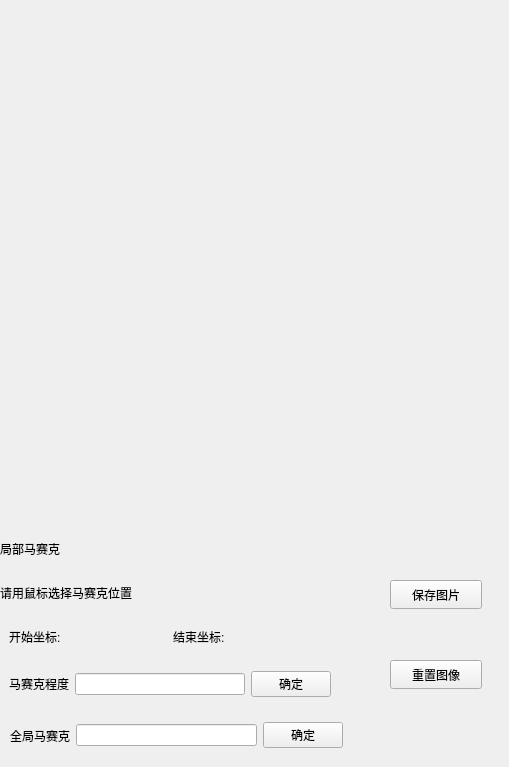
<?xml version="1.0" encoding="UTF-8"?>
<ui version="4.0">
 <class>Mosaic</class>
 <widget class="QWidget" name="Mosaic">
  <property name="geometry">
   <rect>
    <x>0</x>
    <y>0</y>
    <width>509</width>
    <height>767</height>
   </rect>
  </property>
  <property name="windowTitle">
   <string>Form</string>
  </property>
  <widget class="QPushButton" name="btn_reset">
   <property name="geometry">
    <rect>
     <x>390</x>
     <y>660</y>
     <width>92</width>
     <height>29</height>
    </rect>
   </property>
   <property name="text">
    <string>重置图像</string>
   </property>
  </widget>
  <widget class="QPushButton" name="btn_save">
   <property name="geometry">
    <rect>
     <x>390</x>
     <y>580</y>
     <width>92</width>
     <height>29</height>
    </rect>
   </property>
   <property name="text">
    <string>保存图片</string>
   </property>
  </widget>
  <widget class="QLabel" name="imageLabel">
   <property name="geometry">
    <rect>
     <x>-3</x>
     <y>-3</y>
     <width>512</width>
     <height>512</height>
    </rect>
   </property>
   <property name="minimumSize">
    <size>
     <width>512</width>
     <height>512</height>
    </size>
   </property>
   <property name="maximumSize">
    <size>
     <width>512</width>
     <height>512</height>
    </size>
   </property>
   <property name="text">
    <string/>
   </property>
  </widget>
  <widget class="QWidget" name="widget_3" native="true">
   <property name="geometry">
    <rect>
     <x>0</x>
     <y>530</y>
     <width>340</width>
     <height>176</height>
    </rect>
   </property>
   <layout class="QVBoxLayout" name="verticalLayout">
    <item>
     <widget class="QLabel" name="label">
      <property name="text">
       <string>局部马赛克</string>
      </property>
     </widget>
    </item>
    <item>
     <widget class="QLabel" name="label_5">
      <property name="text">
       <string>请用鼠标选择马赛克位置</string>
      </property>
     </widget>
    </item>
    <item>
     <widget class="QWidget" name="widget" native="true">
      <layout class="QHBoxLayout" name="horizontalLayout_2">
       <item>
        <widget class="QLabel" name="label_2">
         <property name="text">
          <string>开始坐标:</string>
         </property>
        </widget>
       </item>
       <item>
        <widget class="QLabel" name="label_firstPos">
         <property name="text">
          <string/>
         </property>
        </widget>
       </item>
       <item>
        <widget class="QLabel" name="label_4">
         <property name="text">
          <string>结束坐标:</string>
         </property>
        </widget>
       </item>
       <item>
        <widget class="QLabel" name="label_secondPos">
         <property name="text">
          <string/>
         </property>
        </widget>
       </item>
      </layout>
     </widget>
    </item>
    <item>
     <widget class="QWidget" name="widget_2" native="true">
      <layout class="QHBoxLayout" name="horizontalLayout_3">
       <item>
        <widget class="QLabel" name="label_6">
         <property name="text">
          <string>马赛克程度</string>
         </property>
        </widget>
       </item>
       <item>
        <widget class="QLineEdit" name="lineEdit_area_mosaic"/>
       </item>
       <item>
        <widget class="QPushButton" name="btn_area_ok">
         <property name="text">
          <string>确定</string>
         </property>
        </widget>
       </item>
      </layout>
     </widget>
    </item>
   </layout>
  </widget>
  <widget class="QWidget" name="widget_4" native="true">
   <property name="geometry">
    <rect>
     <x>10</x>
     <y>710</y>
     <width>333</width>
     <height>51</height>
    </rect>
   </property>
   <layout class="QHBoxLayout" name="horizontalLayout">
    <item>
     <widget class="QLabel" name="label_3">
      <property name="text">
       <string>全局马赛克</string>
      </property>
     </widget>
    </item>
    <item>
     <widget class="QLineEdit" name="lineEdit_full_mosaic"/>
    </item>
    <item>
     <widget class="QPushButton" name="btn_full_ok">
      <property name="text">
       <string>确定</string>
      </property>
     </widget>
    </item>
   </layout>
  </widget>
 </widget>
 <resources/>
 <connections/>
</ui>
